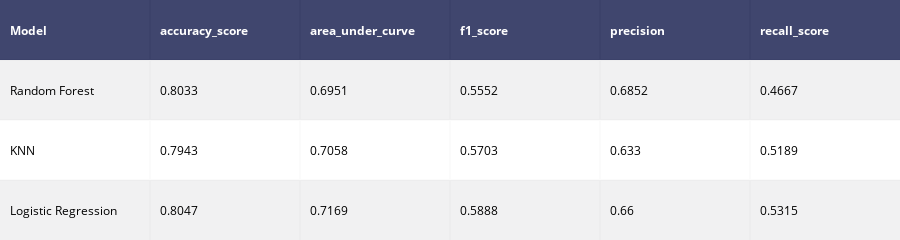

Source (notebook cell):
### Markdown cell above
#### Model Performance Metrics

### Code cell
import plotly.figure_factory as ff
import plotly.offline as py
from plotly import version
from plotly.offline import download_plotlyjs, init_notebook_mode, plot, iplot
init_notebook_mode(connected=True)
model_performances = pd.concat([random_forest_report,knn_report,
                                logistic_regression_report],axis = 0).reset_index()
model_performances = model_performances.drop("index",axis =1)
table  = ff.create_table(np.round(model_performances,4))
py.iplot(table)

### Figure 1 — Plotly figure (JSON) as saved in the notebook; plotly's stock layout.template omitted (floating-point values rounded to 4 significant figures)
{"data": [{"colorscale": [[0, "#00083e"], [0.5, "#ededee"], [1, "#ffffff"]], "hoverinfo": "none", "opacity": 0.75, "showscale": false, "type": "heatmap", "uid": "a09906e7-ab5b-4dae-9271-7f618f4e0f97", "z": [[0, 0, 0, 0, 0, 0], [0.5, 0.5, 0.5, 0.5, 0.5, 0.5], [1, 1, 1, 1, 1, 1], [0.5, 0.5, 0.5, 0.5, 0.5, 0.5]]}], "layout": {"annotations": [{"align": "left", "font": {"color": "#ffffff"}, "showarrow": false, "text": "<b>Model</b>", "x": -0.45, "xanchor": "left", "xref": "x", "y": 0, "yref": "y"}, {"align": "left", "font": {"color": "#ffffff"}, "showarrow": false, "text": "<b>accuracy_score</b>", "x": 0.55, "xanchor": "left", "xref": "x", "y": 0, "yref": "y"}, {"align": "left", "font": {"color": "#ffffff"}, "showarrow": false, "text": "<b>area_under_curve</b>", "x": 1.55, "xanchor": "left", "xref": "x", "y": 0, "yref": "y"}, {"align": "left", "font": {"color": "#ffffff"}, "showarrow": false, "text": "<b>f1_score</b>", "x": 2.55, "xanchor": "left", "xref": "x", "y": 0, "yref": "y"}, {"align": "left", "font": {"color": "#ffffff"}, "showarrow": false, "text": "<b>precision</b>", "x": 3.55, "xanchor": "left", "xref": "x", "y": 0, "yref": "y"}, {"align": "left", "font": {"color": "#ffffff"}, "showarrow": false, "text": "<b>recall_score</b>", "x": 4.55, "xanchor": "left", "xref": "x", "y": 0, "yref": "y"}, {"align": "left", "font": {"color": "#000000"}, "showarrow": false, "text": "Random Forest", "x": -0.45, "xanchor": "left", "xref": "x", "y": 1, "yref": "y"}, {"align": "left", "font": {"color": "#000000"}, "showarrow": false, "text": "0.8033", "x": 0.55, "xanchor": "left", "xref": "x", "y": 1, "yref": "y"}, {"align": "left", "font": {"color": "#000000"}, "showarrow": false, "text": "0.6951", "x": 1.55, "xanchor": "left", "xref": "x", "y": 1, "yref": "y"}, {"align": "left", "font": {"color": "#000000"}, "showarrow": false, "text": "0.5552", "x": 2.55, "xanchor": "left", "xref": "x", "y": 1, "yref": "y"}, {"align": "left", "font": {"color": "#000000"}, "showarrow": false, "text": "0.6852", "x": 3.55, "xanchor": "left", "xref": "x", "y": 1, "yref": "y"}, {"align": "left", "font": {"color": "#000000"}, "showarrow": false, "text": "0.4667", "x": 4.55, "xanchor": "left", "xref": "x", "y": 1, "yref": "y"}, {"align": "left", "font": {"color": "#000000"}, "showarrow": false, "text": "KNN", "x": -0.45, "xanchor": "left", "xref": "x", "y": 2, "yref": "y"}, {"align": "left", "font": {"color": "#000000"}, "showarrow": false, "text": "0.7943", "x": 0.55, "xanchor": "left", "xref": "x", "y": 2, "yref": "y"}, {"align": "left", "font": {"color": "#000000"}, "showarrow": false, "text": "0.7058", "x": 1.55, "xanchor": "left", "xref": "x", "y": 2, "yref": "y"}, {"align": "left", "font": {"color": "#000000"}, "showarrow": false, "text": "0.5703", "x": 2.55, "xanchor": "left", "xref": "x", "y": 2, "yref": "y"}, {"align": "left", "font": {"color": "#000000"}, "showarrow": false, "text": "0.633", "x": 3.55, "xanchor": "left", "xref": "x", "y": 2, "yref": "y"}, {"align": "left", "font": {"color": "#000000"}, "showarrow": false, "text": "0.5189", "x": 4.55, "xanchor": "left", "xref": "x", "y": 2, "yref": "y"}, {"align": "left", "font": {"color": "#000000"}, "showarrow": false, "text": "Logistic Regression", "x": -0.45, "xanchor": "left", "xref": "x", "y": 3, "yref": "y"}, {"align": "left", "font": {"color": "#000000"}, "showarrow": false, "text": "0.8047", "x": 0.55, "xanchor": "left", "xref": "x", "y": 3, "yref": "y"}, {"align": "left", "font": {"color": "#000000"}, "showarrow": false, "text": "0.7169", "x": 1.55, "xanchor": "left", "xref": "x", "y": 3, "yref": "y"}, {"align": "left", "font": {"color": "#000000"}, "showarrow": false, "text": "0.5888", "x": 2.55, "xanchor": "left", "xref": "x", "y": 3, "yref": "y"}, {"align": "left", "font": {"color": "#000000"}, "showarrow": false, "text": "0.66", "x": 3.55, "xanchor": "left", "xref": "x", "y": 3, "yref": "y"}, {"align": "left", "font": {"color": "#000000"}, "showarrow": false, "text": "0.5315", "x": 4.55, "xanchor": "left", "xref": "x", "y": 3, "yref": "y"}], "height": 170, "margin": {"b": 0, "l": 0, "r": 0, "t": 0}, "xaxis": {"dtick": 1, "gridwidth": 2, "showticklabels": false, "tick0": -0.5, "ticks": "", "zeroline": false}, "yaxis": {"autorange": "reversed", "dtick": 1, "gridwidth": 2, "showticklabels": false, "tick0": 0.5, "ticks": "", "zeroline": false}}}
